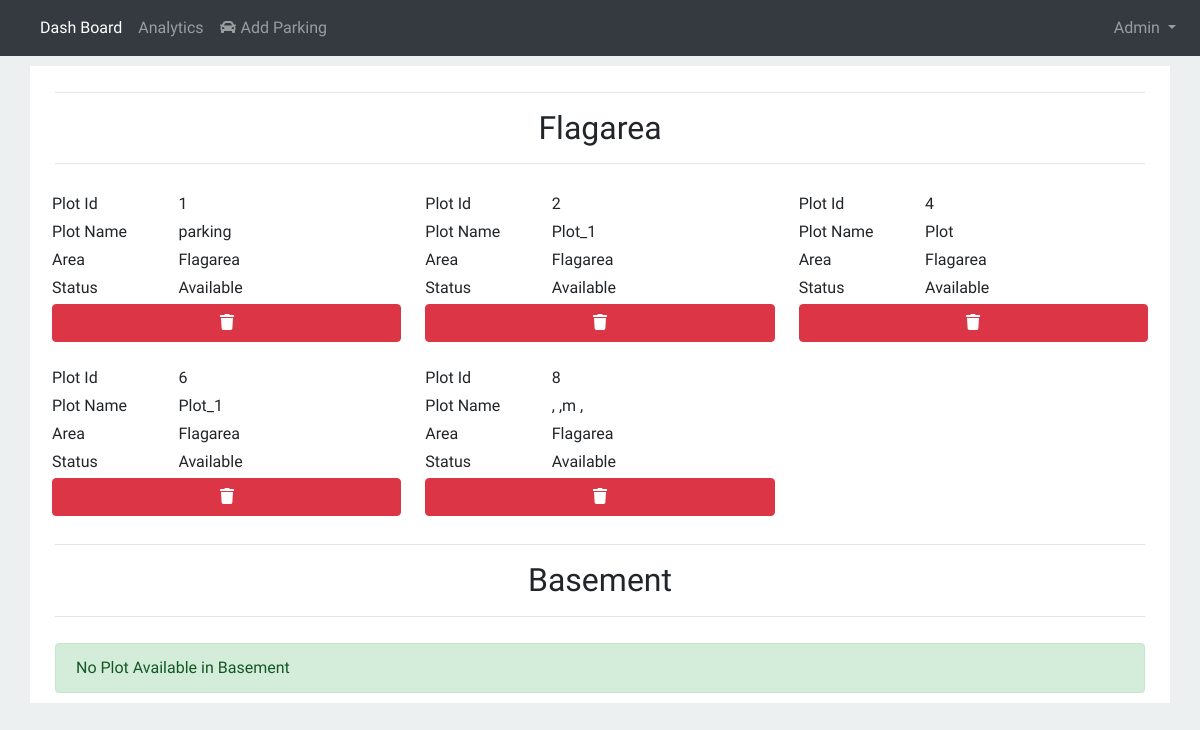
Screenshot of /admin/edit.php (signed in) with the database file from the repository.
### tables this page shows
CREATE TABLE `plot_detail` (
  `plot_id` int(11) NOT NULL,
  `plotname` varchar(200) NOT NULL,
  `area` varchar(20) NOT NULL,
  `moodle_id` varchar(20) NOT NULL DEFAULT 'Not Booked',
  `student_name` varchar(50) NOT NULL DEFAULT 'Not Booked',
  `fromtime` varchar(20) NOT NULL DEFAULT 'Not Set',
  `totime` varchar(20) NOT NULL DEFAULT 'Not Set',
  `status` varchar(20) NOT NULL
);

### admin/edit.php (the view, shortened to what this page needs)
<?php
if($_SESSION['login_user']=='admin' && $_SESSION['login_pass'] == 'Amit@143') {
require('../db.php');
 $query = "SELECT * FROM plot_detail";
 $result = mysqli_query($connect, $query);
$result1 = mysqli_query($connect, $query);
    $result2 = mysqli_query($connect, $query);
 ?>
<!DOCTYPE html>
<html>
<head>
		<link rel="stylesheet" href="https://maxcdn.bootstrapcdn.com/bootstrap/4.0.0/css/bootstrap.min.css">
		<link rel='stylesheet prefetch' href='https://cdnjs.cloudflare.com/ajax/libs/sweetalert/1.1.3/sweetalert.min.css'>
</head>
<body>
         <nav class="navbar navbar-expand-lg navbar-dark bg-dark">
        <div class="collapse navbar-collapse" id="navbarTogglerDemo01">
            <ul class="navbar-nav mr-auto mt-2 mt-lg-0">
                <li class="nav-item active">
                    <a class="nav-link" href="dashboard.php">Dash Board<span class="sr-only">(current)</span></a>
                </li>
                  <li class="nav-item">
                    <a  class="nav-link" href="analytic.php">Analytics</a>
                </li>
                <li><a name="add" id="add" data-toggle="modal" data-target="#add_data_Modal" class=" nav-link" ><span><i class="fas fa-car" style="margin-right:5px;"> </i>Add Parking</span> </a></li>
            </ul>
            <ul class="navbar-nav ">
                <li class="nav-item dropdown">
                    <a href="#" class="nav-link dropdown-toggle" id="navDropDownLink" data-toggle="dropdown" aria-haspopup="true" aria-expanded="false">Admin
            </a>
                </li>
            </ul>
    </div>
</nav>
    <div class="container parking_detail" id="menu_table">
        <div class="container">
        <div class="row">
             <div class="container">
				<div class="row">
					<div class="col-lg-12 text-center">
                        <hr>
						<h2 class="section-heading">Flagarea</h2>
						<hr>
					</div>
                   </div></div>
                        <?php  $count_flag =  0;
                $count_base = 0;
                          while($row = mysqli_fetch_array($result2))
                               {
                                if($row["area"] == 'Flagarea'){
                                    $count_flag++;
                                }
                              else if($row["area"] == 'Basement'){
                                  $count_base++;
                              }
                          }
                        if($count_flag != 0){
                               while($row = mysqli_fetch_array($result))
                               {
                                    if($row["area"]== 'Flagarea'){
                               ?>
                   <div class="col-lg-4 parking_plot">
                        <div class="row parking_item">
                            <div class="col-4">Plot Id</div>
                            <div class="col-8">
                                <?php echo $row["plot_id"]; ?>
                            </div>
                        </div>
                        <div class="row parking_item">
                            <div class="col-4">Plot Name</div>
                            <div class="col-8">
                                <?php echo $row["plotname"]; ?>
                            </div>
                        </div>
                        <div class="row parking_item">
                            <div class="col-4">Area</div>
                            <div class="col-8">
                                <?php echo $row["area"]; ?>
                            </div>
                        </div>
                             <div class="row parking_item">
                            <div class="col-4">Status</div>
                            <div class="col-8">
                                <?php echo $row["status"]; ?>
                            </div>
                        </div>
                        <div class="row  parking_item">
                            <div class="col-12"><button type="button" name="view" value="Delete" id="<?php echo $row["plot_id"]; ?>" class="btn btn-danger add_btn delete_data"style="width:100%"><span><i class="fa fa-trash" ></i></span></button></div>
                            </div>
                        </div>
                        <?php
                               }
                               } }else{
                                        ?><div class="container"><label class="alert alert-success" style="width:100%;margin:auto;margin-top:10px;">No Plot Available in Flagarea</label></div> <?php
                                    }
                               ?>
            </div></div>
            <div class="container">
          <div class="row">
               <div class="container">
				<div class="row">
					<div class="col-lg-12 text-center">
                        <hr>
						<h2 class="section-heading">Basement</h2>
						<hr>
					</div>
                   </div></div>
                        <?php
                  if($count_base != 0){
                               while($row = mysqli_fetch_array($result1))
                               {
                                    if($row["area"]== 'Basement'){
                               ?>
                   <div class="col-lg-4 parking_plot">
                        <div class="row parking_item">
                            <div class="col-4">Plot Id</div>
                            <div class="col-8">
                                <?php echo $row["plot_id"]; ?>
                            </div>
                        </div>
                        <div class="row parking_item">
                            <div class="col-4">Plot Name</div>
                            <div class="col-8">
                                <?php echo $row["plotname"]; ?>
                            </div>
                        </div>
                        <div class="row parking_item">
                            <div class="col-4">Area</div>
                            <div class="col-8">
                                <?php echo $row["area"]; ?>
                            </div>
                        </div>
                             <div class="row parking_item">
                            <div class="col-4">Status</div>
                            <div class="col-8">
                                <?php echo $row["status"]; ?>
                            </div>
                        </div>
                        <div class="row  parking_item">
                            <div class="col-12"><button type="button" name="view" value="Delete" id="<?php echo $row["plot_id"]; ?>" class="btn btn-danger add_btn delete_data"style="width:100%"><span><i class="fa fa-trash" ></i></span></button></div>
                            </div>
                        </div>
                        <?php
                               }  }}else{
                                        ?><div class="container"><label class="alert alert-success" style="width:100%;margin:auto;margin-top:10px;">No Plot Available in Basement</label></div> <?php
                                    }
                               ?>
                    </div>
                </div>
            </div>
    <?php }else {
                           header('Location:unauth.php');
                               }?>

### admin/edit.php (style rules this page uses)
body { font-family: Comfortaa; font-style: normal; font-variant: normal; background-color: #ecf0f1; }
.parking_detail { margin-top: 10px; background-color: white; padding: 10px; }
.parking_plot { padding: 10px; }
.parking_item { padding: 2px; }

### rows the page displays
plot_detail: plot_id "1", plotname "parking", area "Flagarea", status "Available"
plot_detail: plot_id "2", plotname "Plot_1", area "Flagarea", status "Available"
plot_detail: plot_id "4", plotname "Plot", area "Flagarea", status "Available"
plot_detail: plot_id "6", plotname "Plot_1", area "Flagarea", status "Available"
plot_detail: plot_id "8", plotname ", ,m ,", area "Flagarea", status "Available"
